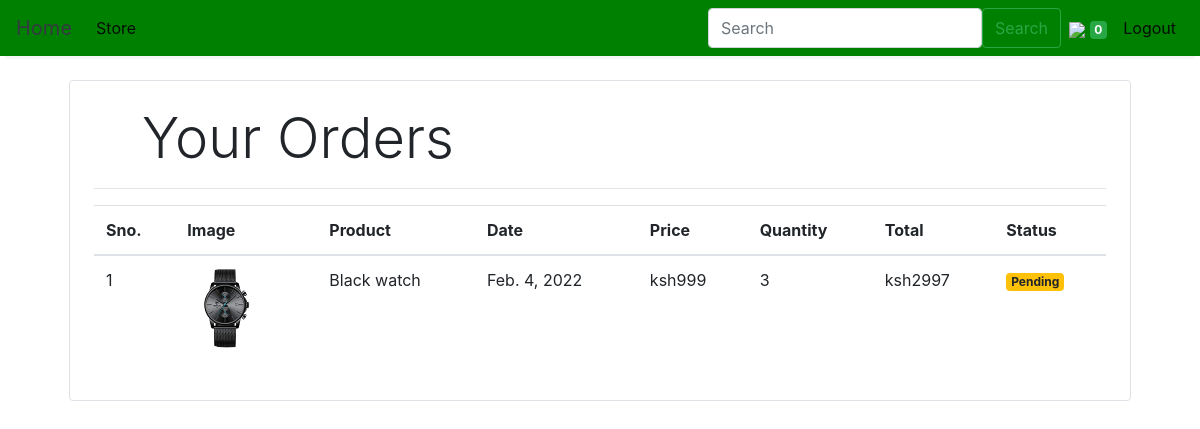
The page /orders (signed in) on the database its author committed.
### store/models/orders.py (models this page shows, shortened)
class Order(models.Model):
    product = models.ForeignKey(Products,
                                on_delete=models.CASCADE)
    customer = models.ForeignKey(Customer,
                                 on_delete=models.CASCADE)
    quantity = models.IntegerField(default=1)
    price = models.IntegerField()
    address = models.CharField (max_length=50, default='', blank=True)
    phone = models.CharField (max_length=50, default='', blank=True)
    date = models.DateField (default=datetime.datetime.today)
    status = models.BooleanField (default=False)
    @staticmethod
    def get_orders_by_customer(customer_id):
        return Order.objects.filter(customer=customer_id).order_by('-date')

### store/models/product.py (models this page shows, shortened)
class Products(models.Model):
    name = models.CharField(max_length=60)
    price= models.IntegerField(default=0)
    category= models.ForeignKey(Category,on_delete=models.CASCADE,default=1 )
    description= models.CharField(max_length=250, default='', blank=True, null= True)
    image= models.ImageField(null=True, blank=True)

### store/middlewares/auth.py (the view)
    def middleware(request):
        print(request.session.get('customer'))
        returnUrl = request.META['PATH_INFO']
        print(request.META['PATH_INFO'])
        if not request.session.get('customer'):
           return redirect(f'login?return_url={returnUrl}')
        response = get_response(request)
        return response

### store/templatetags/custom_filter.py (called while the page is built)
@register.filter(name='currency')
def currency(number):
    return "ksh"+str(number)

@register.filter(name='multiply')
def multiply(number , number1):
    return number * number1

### store/views/orders.py (called while the page is built)
    def get(self , request ):
        customer = request.session.get('customer')
        orders = Order.get_orders_by_customer(customer)
        print(orders)
        return render(request , 'orders.html'  , {'orders' : orders})

### store/templates/orders.html
{% extends 'base.html' %}
{% block content %}
{% load cart %}
{% load custom_filter %}
<div class="container">
   <div class="border rounded p-4 m-4">
        <p class="display-4 pl-4 ml-4">Your Orders</p>
        <hr>
        <table class="table">
            <thead>
                <tr>
                    <th>Sno.</th>
                    <th>Image</th>
                    <th>Product</th>
                    <th>Date</th>
                    <th>Price</th>
                    <th>Quantity</th>
                    <th>Total</th>
                    <th>Status</th>
                </tr>
            </thead>
            <tbody>
                {% for order in orders %}
                <tr>
                    <td>{{forloop.counter}}</td>
                    <td><img style="height: 80px;" class="rounded-circle" src="{{order.product.image.url}}" alt=""></td>
                    <td>{{order.product.name}}</td>
                    <td>{{order.date}}</td>
                    <td>{{order.price|currency}}</td>
                    <td>{{order.quantity}}</td>
                    <td>{{order.quantity|multiply:order.price|currency}}</td>
                    {% if order.status %}
                    <td><small class="badge badge-success">Completed</small></td>
                    {%else%}
                    <td><small class="badge badge-warning">Pending</small></td>
                    {% endif %}
                </tr>
                {% endfor %}
            </tbody>
        </table>
   </div>
</div>
{% endblock %}

### rows shown on the page
Order: product.image (picture), product.name "Black watch", date "Feb. 4, 2022", price "ksh999", quantity "3", quantity|multiply "ksh2997", status "Pending"

### other values the page prints
{{ request.session.cart.keys|length }} "0"
